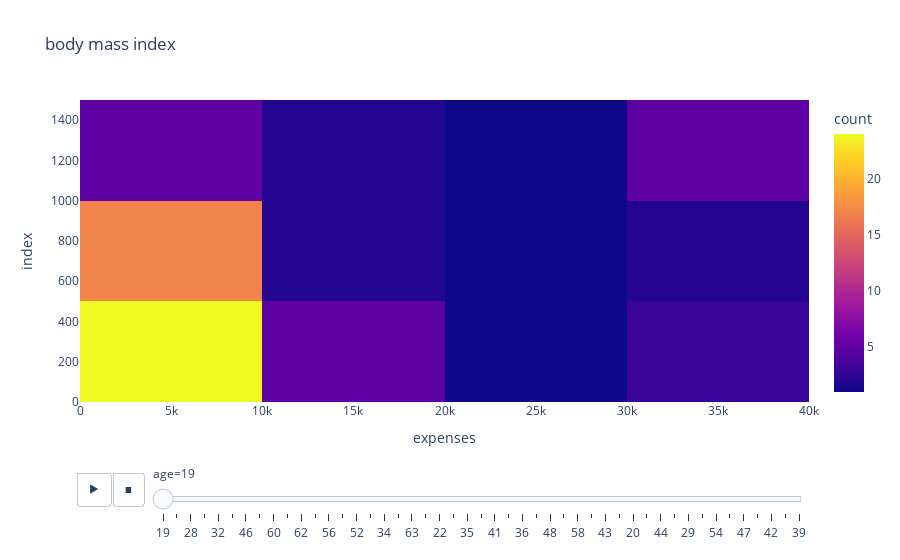

Here is the notebook cell this chart was saved with:
### Code cell
fig_expenses = px.density_heatmap(
    data, x="expenses", animation_frame="age", animation_group="expenses", title="body mass index")
fig_expenses.update_layout(bargap=.01)
fig_expenses.show()

### Figure 1 — Plotly figure (JSON) as saved in the notebook; plotly's stock layout.template omitted (floating-point values rounded to 4 significant figures)
{"data": [{"coloraxis": "coloraxis", "hovertemplate": "age=19<br>expenses=%{x}<br>index=%{y}<br>count=%{z}<extra></extra>", "ids": [16880.0, 1837.0, 4688.0, 1625.0, 1743.0, 2332.0, 17080.0, 1633.0, 1261.0, 1843.0, 2719.0, 1640.0, 2131.0, 34780.0, 1728.0, 17350.0, 1832.0, 33750.0, 36220.0, 2804.0, 16300.0, 1737.0, 1636.0, 13840.0, 1262.0, 2138.0, 1621.0, 2135.0, 23080.0, 1632.0, 1744.0, 1254.0, 1749.0, 32550.0, 1256.0, 24060.0, 1646.0, 2128.0, 1640.0, 1243.0, 17470.0, 34440.0, 2709.0, 1242.0, 1263.0, 1627.0, 17750.0, 1252.0, 2137.0, 2222.0, 2117.0, 2914.0, 1628.0, 2730.0, 1759.0, 2709.0, 16450.0, 22490.0, 1729.0, 36900.0, 39720.0, 18840.0, 33310.0, 1242.0, 34830.0, 2711.0, 36400.0, 1732.0], "name": "", "type": "histogram2d", "x": [16880.0, 1837.0, 4688.0, 1625.0, 1743.0, 2332.0, 17080.0, 1633.0, 1261.0, 1843.0, 2719.0, 1640.0, 2131.0, 34780.0, 1728.0, 17350.0, 1832.0, 33750.0, 36220.0, 2804.0, 16300.0, 1737.0, 1636.0, 13840.0, 1262.0, 2138.0, 1621.0, 2135.0, 23080.0, 1632.0, 1744.0, 1254.0, 1749.0, 32550.0, 1256.0, 24060.0, 1646.0, 2128.0, 1640.0, 1243.0, 17470.0, 34440.0, 2709.0, 1242.0, 1263.0, 1627.0, 17750.0, 1252.0, 2137.0, 2222.0, 2117.0, 2914.0, 1628.0, 2730.0, 1759.0, 2709.0, 16450.0, 22490.0, 1729.0, 36900.0, 39720.0, 18840.0, 33310.0, 1242.0, 34830.0, 2711.0, 36400.0, 1732.0], "xaxis": "x", "xbingroup": "x", "y": [0, 15, 32, 35, 65, 106, 126, 133, 136, 149, 168, 195, 200, 223, 232, 238, 248, 259, 263, 276, 296, 311, 349, 362, 385, 391, 410, 414, 430, 464, 472, 487, 490, 503, 513, 526, 559, 565, 581, 584, 604, 618, 636, 681, 723, 747, 773, 791, 807, 897, 899, 926, 943, 960, 973, 1016, 1026, 1039, 1129, 1139, 1156, 1195, 1196, 1251, 1291, 1299, 1313, 1316], "yaxis": "y", "ybingroup": "y"}], "layout": {"bargap": 0.01, "coloraxis": {"colorbar": {"title": {"text": "count"}}, "colorscale": [[0, "#0d0887"], [0.1111, "#46039f"], [0.2222, "#7201a8"], [0.3333, "#9c179e"], [0.4444, "#bd3786"], [0.5556, "#d8576b"], [0.6667, "#ed7953"], [0.7778, "#fb9f3a"], [0.8889, "#fdca26"], [1, "#f0f921"]]}, "legend": {"tracegroupgap": 0}, "sliders": [{"active": 0, "currentvalue": {"prefix": "age="}, "len": 0.9, "pad": {"b": 10, "t": 60}, "steps": [{"args": [["19"], {"frame": {"duration": 0, "redraw": true}, "fromcurrent": true, "mode": "immediate", "transition": {"duration": 0, "easing": "linear"}}], "label": "19", "method": "animate"}, {"args": [["18"], {"frame": {"duration": 0, "redraw": true}, "fromcurrent": true, "mode": "immediate", "transition": {"duration": 0, "easing": "linear"}}], "label": "18", "method": "animate"}, {"args": [["28"], {"frame": {"duration": 0, "redraw": true}, "fromcurrent": true, "mode": "immediate", "transition": {"duration": 0, "easing": "linear"}}], "label": "28", "method": "animate"}, {"args": [["33"], {"frame": {"duration": 0, "redraw": true}, "fromcurrent": true, "mode": "immediate", "transition": {"duration": 0, "easing": "linear"}}], "label": "33", "method": "animate"}, {"args": [["32"], {"frame": {"duration": 0, "redraw": true}, "fromcurrent": true, "mode": "immediate", "transition": {"duration": 0, "easing": "linear"}}], "label": "32", "method": "animate"}, {"args": [["31"], {"frame": {"duration": 0, "redraw": true}, "fromcurrent": true, "mode": "immediate", "transition": {"duration": 0, "easing": "linear"}}], "label": "31", "method": "animate"}, {"args": [["46"], {"frame": {"duration": 0, "redraw": true}, "fromcurrent": true, "mode": "immediate", "transition": {"duration": 0, "easing": "linear"}}], "label": "46", "method": "animate"}, {"args": [["37"], {"frame": {"duration": 0, "redraw": true}, "fromcurrent": true, "mode": "immediate", "transition": {"duration": 0, "easing": "linear"}}], "label": "37", "method": "animate"}, {"args": [["60"], {"frame": {"duration": 0, "redraw": true}, "fromcurrent": true, "mode": "immediate", "transition": {"duration": 0, "easing": "linear"}}], "label": "60", "method": "animate"}, {"args": [["25"], {"frame": {"duration": 0, "redraw": true}, "fromcurrent": true, "mode": "immediate", "transition": {"duration": 0, "easing": "linear"}}], "label": "25", "method": "animate"}, {"args": [["62"], {"frame": {"duration": 0, "redraw": true}, "fromcurrent": true, "mode": "immediate", "transition": {"duration": 0, "easing": "linear"}}], "label": "62", "method": "animate"}, {"args": [["23"], {"frame": {"duration": 0, "redraw": true}, "fromcurrent": true, "mode": "immediate", "transition": {"duration": 0, "easing": "linear"}}], "label": "23", "method": "animate"}, {"args": [["56"], {"frame": {"duration": 0, "redraw": true}, "fromcurrent": true, "mode": "immediate", "transition": {"duration": 0, "easing": "linear"}}], "label": "56", "method": "animate"}, {"args": [["27"], {"frame": {"duration": 0, "redraw": true}, "fromcurrent": true, "mode": "immediate", "transition": {"duration": 0, "easing": "linear"}}], "label": "27", "method": "animate"}, {"args": [["52"], {"frame": {"duration": 0, "redraw": true}, "fromcurrent": true, "mode": "immediate", "transition": {"duration": 0, "easing": "linear"}}], "label": "52", "method": "animate"}, {"args": [["30"], {"frame": {"duration": 0, "redraw": true}, "fromcurrent": true, "mode": "immediate", "transition": {"duration": 0, "easing": "linear"}}], "label": "30", "method": "animate"}, {"args": [["34"], {"frame": {"duration": 0, "redraw": true}, "fromcurrent": true, "mode": "immediate", "transition": {"duration": 0, "easing": "linear"}}], "label": "34", "method": "animate"}, {"args": [["59"], {"frame": {"duration": 0, "redraw": true}, "fromcurrent": true, "mode": "immediate", "transition": {"duration": 0, "easing": "linear"}}], "label": "59", "method": "animate"}, {"args": [["63"], {"frame": {"duration": 0, "redraw": true}, "fromcurrent": true, "mode": "immediate", "transition": {"duration": 0, "easing": "linear"}}], "label": "63", "method": "animate"}, {"args": [["55"], {"frame": {"duration": 0, "redraw": true}, "fromcurrent": true, "mode": "immediate", "transition": {"duration": 0, "easing": "linear"}}], "label": "55", "method": "animate"}, {"args": [["22"], {"frame": {"duration": 0, "redraw": true}, "fromcurrent": true, "mode": "immediate", "transition": {"duration": 0, "easing": "linear"}}], "label": "22", "method": "animate"}, {"args": [["26"], {"frame": {"duration": 0, "redraw": true}, "fromcurrent": true, "mode": "immediate", "transition": {"duration": 0, "easing": "linear"}}], "label": "26", "method": "animate"}, {"args": [["35"], {"frame": {"duration": 0, "redraw": true}, "fromcurrent": true, "mode": "immediate", "transition": {"duration": 0, "easing": "linear"}}], "label": "35", "method": "animate"}, {"args": [["24"], {"frame": {"duration": 0, "redraw": true}, "fromcurrent": true, "mode": "immediate", "transition": {"duration": 0, "easing": "linear"}}], "label": "24", "method": "animate"}, {"args": [["41"], {"frame": {"duration": 0, "redraw": true}, "fromcurrent": true, "mode": "immediate", "transition": {"duration": 0, "easing": "linear"}}], "label": "41", "method": "animate"}, {"args": [["38"], {"frame": {"duration": 0, "redraw": true}, "fromcurrent": true, "mode": "immediate", "transition": {"duration": 0, "easing": "linear"}}], "label": "38", "method": "animate"}, {"args": [["36"], {"frame": {"duration": 0, "redraw": true}, "fromcurrent": true, "mode": "immediate", "transition": {"duration": 0, "easing": "linear"}}], "label": "36", "method": "animate"}, {"args": [["21"], {"frame": {"duration": 0, "redraw": true}, "fromcurrent": true, "mode": "immediate", "transition": {"duration": 0, "easing": "linear"}}], "label": "21", "method": "animate"}, {"args": [["48"], {"frame": {"duration": 0, "redraw": true}, "fromcurrent": true, "mode": "immediate", "transition": {"duration": 0, "easing": "linear"}}], "label": "48", "method": "animate"}, {"args": [["40"], {"frame": {"duration": 0, "redraw": true}, "fromcurrent": true, "mode": "immediate", "transition": {"duration": 0, "easing": "linear"}}], "label": "40", "method": "animate"}, {"args": [["58"], {"frame": {"duration": 0, "redraw": true}, "fromcurrent": true, "mode": "immediate", "transition": {"duration": 0, "easing": "linear"}}], "label": "58", "method": "animate"}, {"args": [["53"], {"frame": {"duration": 0, "redraw": true}, "fromcurrent": true, "mode": "immediate", "transition": {"duration": 0, "easing": "linear"}}], "label": "53", "method": "animate"}, {"args": [["43"], {"frame": {"duration": 0, "redraw": true}, "fromcurrent": true, "mode": "immediate", "transition": {"duration": 0, "easing": "linear"}}], "label": "43", "method": "animate"}, {"args": [["64"], {"frame": {"duration": 0, "redraw": true}, "fromcurrent": true, "mode": "immediate", "transition": {"duration": 0, "easing": "linear"}}], "label": "64", "method": "animate"}, {"args": [["20"], {"frame": {"duration": 0, "redraw": true}, "fromcurrent": true, "mode": "immediate", "transition": {"duration": 0, "easing": "linear"}}], "label": "20", "method": "animate"}, {"args": [["61"], {"frame": {"duration": 0, "redraw": true}, "fromcurrent": true, "mode": "immediate", "transition": {"duration": 0, "easing": "linear"}}], "label": "61", "method": "animate"}, {"args": [["44"], {"frame": {"duration": 0, "redraw": true}, "fromcurrent": true, "mode": "immediate", "transition": {"duration": 0, "easing": "linear"}}], "label": "44", "method": "animate"}, {"args": [["57"], {"frame": {"duration": 0, "redraw": true}, "fromcurrent": true, "mode": "immediate", "transition": {"duration": 0, "easing": "linear"}}], "label": "57", "method": "animate"}, {"args": [["29"], {"frame": {"duration": 0, "redraw": true}, "fromcurrent": true, "mode": "immediate", "transition": {"duration": 0, "easing": "linear"}}], "label": "29", "method": "animate"}, {"args": [["45"], {"frame": {"duration": 0, "redraw": true}, "fromcurrent": true, "mode": "immediate", "transition": {"duration": 0, "easing": "linear"}}], "label": "45", "method": "animate"}, {"args": [["54"], {"frame": {"duration": 0, "redraw": true}, "fromcurrent": true, "mode": "immediate", "transition": {"duration": 0, "easing": "linear"}}], "label": "54", "method": "animate"}, {"args": [["49"], {"frame": {"duration": 0, "redraw": true}, "fromcurrent": true, "mode": "immediate", "transition": {"duration": 0, "easing": "linear"}}], "label": "49", "method": "animate"}, {"args": [["47"], {"frame": {"duration": 0, "redraw": true}, "fromcurrent": true, "mode": "immediate", "transition": {"duration": 0, "easing": "linear"}}], "label": "47", "method": "animate"}, {"args": [["51"], {"frame": {"duration": 0, "redraw": true}, "fromcurrent": true, "mode": "immediate", "transition": {"duration": 0, "easing": "linear"}}], "label": "51", "method": "animate"}, {"args": [["42"], {"frame": {"duration": 0, "redraw": true}, "fromcurrent": true, "mode": "immediate", "transition": {"duration": 0, "easing": "linear"}}], "label": "42", "method": "animate"}, {"args": [["50"], {"frame": {"duration": 0, "redraw": true}, "fromcurrent": true, "mode": "immediate", "transition": {"duration": 0, "easing": "linear"}}], "label": "50", "method": "animate"}, {"args": [["39"], {"frame": {"duration": 0, "redraw": true}, "fromcurrent": true, "mode": "immediate", "transition": {"duration": 0, "easing": "linear"}}], "label": "39", "method": "animate"}], "x": 0.1, "xanchor": "left", "y": 0, "yanchor": "top"}], "title": {"text": "body mass index"}, "updatemenus": [{"buttons": [{"args": [null, {"frame": {"duration": 500, "redraw": true}, "fromcurrent": true, "mode": "immediate", "transition": {"duration": 500, "easing": "linear"}}], "label": "&#9654;", "method": "animate"}, {"args": [[null], {"frame": {"duration": 0, "redraw": true}, "fromcurrent": true, "mode": "immediate", "transition": {"duration": 0, "easing": "linear"}}], "label": "&#9724;", "method": "animate"}], "direction": "left", "pad": {"r": 10, "t": 70}, "showactive": false, "type": "buttons", "x": 0.1, "xanchor": "right", "y": 0, "yanchor": "top"}], "xaxis": {"anchor": "y", "domain": [0, 1], "title": {"text": "expenses"}}, "yaxis": {"anchor": "x", "domain": [0, 1], "title": {"text": "index"}}}}
